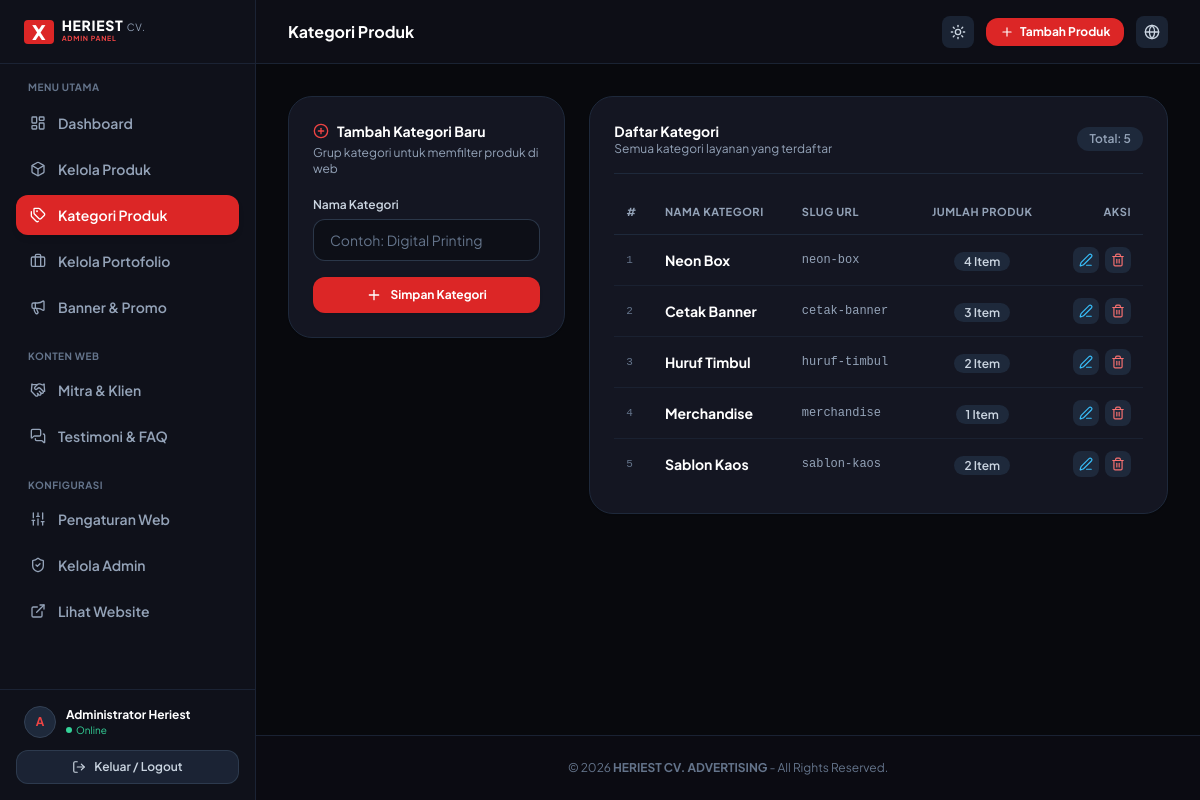
The page /admin/kategori.php (signed in) on the database its author committed.
### tables this page shows
CREATE TABLE IF NOT EXISTS `kategori` (
  `id` INT AUTO_INCREMENT PRIMARY KEY,
  `nama_kategori` VARCHAR(100) NOT NULL,
  `slug` VARCHAR(100) NOT NULL UNIQUE,
  `created_at` DATETIME DEFAULT CURRENT_TIMESTAMP
);

### admin/kategori.php (the view, shortened to what this page needs)
<?php
$db = getDB();
$categories = [];
if ($db) {
    $categories = $db->query("
        SELECT k.*, COUNT(p.id) as total_produk
        FROM kategori k
        LEFT JOIN produk p ON k.id = p.kategori_id
        GROUP BY k.id
        ORDER BY k.id ASC
    ")->fetchAll();
}
require_once __DIR__ . '/includes/header.php';
?>
<div class="space-y-6">
    <div class="grid grid-cols-1 lg:grid-cols-3 gap-6 items-start">
        <div class="bg-[#141622] border border-slate-800 rounded-3xl p-6 shadow-sm">
            <h3 class="font-bold text-sm text-white mb-1 flex items-center gap-2">
                <i data-lucide="plus-circle" class="w-4 h-4 text-red-500"></i>
                <span>Tambah Kategori Baru</span>
            </h3>
            <p class="text-xs text-slate-400 mb-5">Grup kategori untuk memfilter produk di web</p>
            <form action="kategori.php" method="POST" class="space-y-4">
                <div>
                    <label class="block text-xs font-semibold text-slate-300 mb-1.5" for="nama_kategori">Nama Kategori</label>
                    <input
                        type="text"
                        name="nama_kategori"
                        id="nama_kategori"
                        required
                        placeholder="Contoh: Digital Printing"
                        class="w-full bg-[#0d0f17] border border-slate-700/80 focus:border-red-500 rounded-xl px-4 py-2.5 text-xs sm:text-sm text-white placeholder-slate-500 outline-none transition-all"
                    >
                </div>
                <button
                    type="submit"
                    class="w-full bg-red-600 hover:bg-red-700 active:scale-95 text-white font-bold text-xs py-2.5 rounded-xl shadow transition-all flex items-center justify-center gap-2"
                >
                    <i data-lucide="plus" class="w-4 h-4"></i>
                    <span>Simpan Kategori</span>
                </button>
            </form>
        </div>
        <div class="lg:col-span-2 bg-[#141622] border border-slate-800 rounded-3xl p-6 shadow-sm">
            <div class="flex items-center justify-between pb-4 border-b border-slate-800">
                <div>
                    <h3 class="font-bold text-sm text-white">Daftar Kategori</h3>
                    <p class="text-xs text-slate-400">Semua kategori layanan yang terdaftar</p>
                </div>
                <span class="text-xs text-slate-400 font-semibold bg-slate-800 px-3 py-1 rounded-full">
                    Total: <?= count($categories) ?>
                </span>
            </div>
            <div class="overflow-x-auto mt-4">
                <table class="w-full text-left text-xs sm:text-sm">
                    <thead>
                        <tr class="border-b border-slate-800 text-slate-400 font-semibold text-[11px] uppercase tracking-wider">
                            <th class="py-3 px-3">#</th>
                            <th class="py-3 px-3">Nama Kategori</th>
                            <th class="py-3 px-3">Slug URL</th>
                            <th class="py-3 px-3 text-center">Jumlah Produk</th>
                            <th class="py-3 px-3 text-right">Aksi</th>
                        </tr>
                    </thead>
                    <tbody class="divide-y divide-slate-800/60 text-slate-300">
                        <?php if (empty($categories)): ?>
                            <tr>
                                <td colspan="5" class="py-8 text-center text-slate-500">
                                    Belum ada kategori.
                                </td>
                            </tr>
                        <?php else: ?>
                            <?php foreach ($categories as $idx => $cat): ?>
                            <tr class="hover:bg-slate-800/30 transition-colors">
                                <td class="py-3 px-3 text-slate-500 font-mono text-[11px]">
                                    <?= $idx + 1 ?>
                                </td>
                                <td class="py-3 px-3 font-bold text-white">
                                    <?= htmlspecialchars($cat['nama_kategori']) ?>
                                </td>
                                <td class="py-3 px-3 font-mono text-xs text-slate-400">
                                    <?= htmlspecialchars($cat['slug']) ?>
                                </td>
                                <td class="py-3 px-3 text-center">
                                    <span class="bg-slate-800 text-slate-300 px-2.5 py-0.5 rounded-full text-xs font-semibold">
                                        <?= (int)$cat['total_produk'] ?> Item
                                    </span>
                                </td>
                                <td class="py-3 px-3 text-right">
                                    <div class="flex items-center justify-end gap-1.5">
                                        <button
                                            onclick="editKategori(<?= $cat['id'] ?>, '<?= addslashes(htmlspecialchars($cat['nama_kategori'])) ?>')"
                                            class="p-1.5 bg-slate-800 hover:bg-slate-700 text-slate-300 hover:text-white rounded-lg transition-all"
                                            title="Edit Kategori"
                                        >
                                            <i data-lucide="edit-3" class="w-3.5 h-3.5 text-sky-400"></i>
                                        </button>
                                        <a
                                            href="kategori.php?action=hapus&id=<?= $cat['id'] ?>"
                                            onclick="return confirm('Yakin ingin menghapus kategori <?= addslashes($cat['nama_kategori']) ?>? Produk terkait tidak akan terhapus.');"
                                            class="p-1.5 bg-slate-800 hover:bg-red-950/80 text-slate-400 hover:text-red-400 rounded-lg transition-all"
                                            title="Hapus Kategori"
                                        >
                                            <i data-lucide="trash-2" class="w-3.5 h-3.5 text-red-400"></i>
                                        </a>
                                    </div>
                                </td>
                            </tr>
                            <?php endforeach; ?>
                        <?php endif; ?>
                    </tbody>
                </table>
            </div>
        </div>
    </div>
</div>
<?php require_once __DIR__ . '/includes/footer.php'; ?>

### assets/css/admin.css (style rules this page uses)
body { background-color: #08090d; }
body a, body button { transition: transform .15s ease, filter .15s ease, box-shadow .15s ease; -webkit-tap-highlight-color: transparent; }
a[class*="bg-"], button[class*="bg-"] { will-change: transform; }

### rows shown on the page
kategori: nama_kategori "Neon Box", slug "neon-box", total_produk "4"
kategori: nama_kategori "Cetak Banner", slug "cetak-banner", total_produk "3"
kategori: nama_kategori "Huruf Timbul", slug "huruf-timbul", total_produk "2"
kategori: nama_kategori "Merchandise", slug "merchandise", total_produk "1"
kategori: nama_kategori "Sablon Kaos", slug "sablon-kaos", total_produk "2"

### other values the page prints
substr($admin_nama, 0, 1) "A"
$admin_nama "Administrator Heriest"
$page_title "Kategori Produk"
count($categories) "5"
